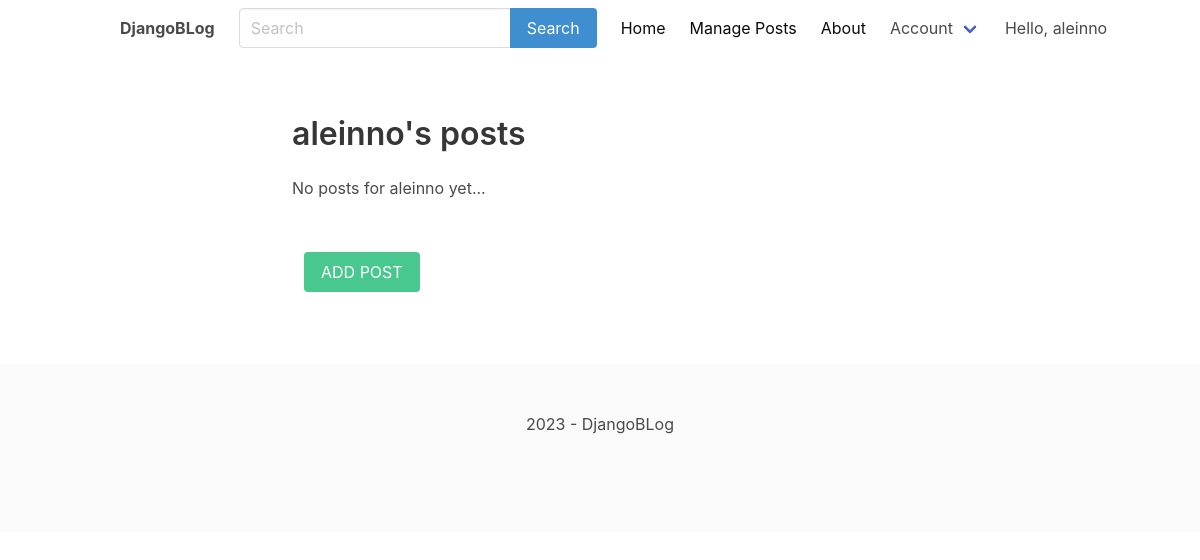
The app's page /manage-post/ (signed in), older data.
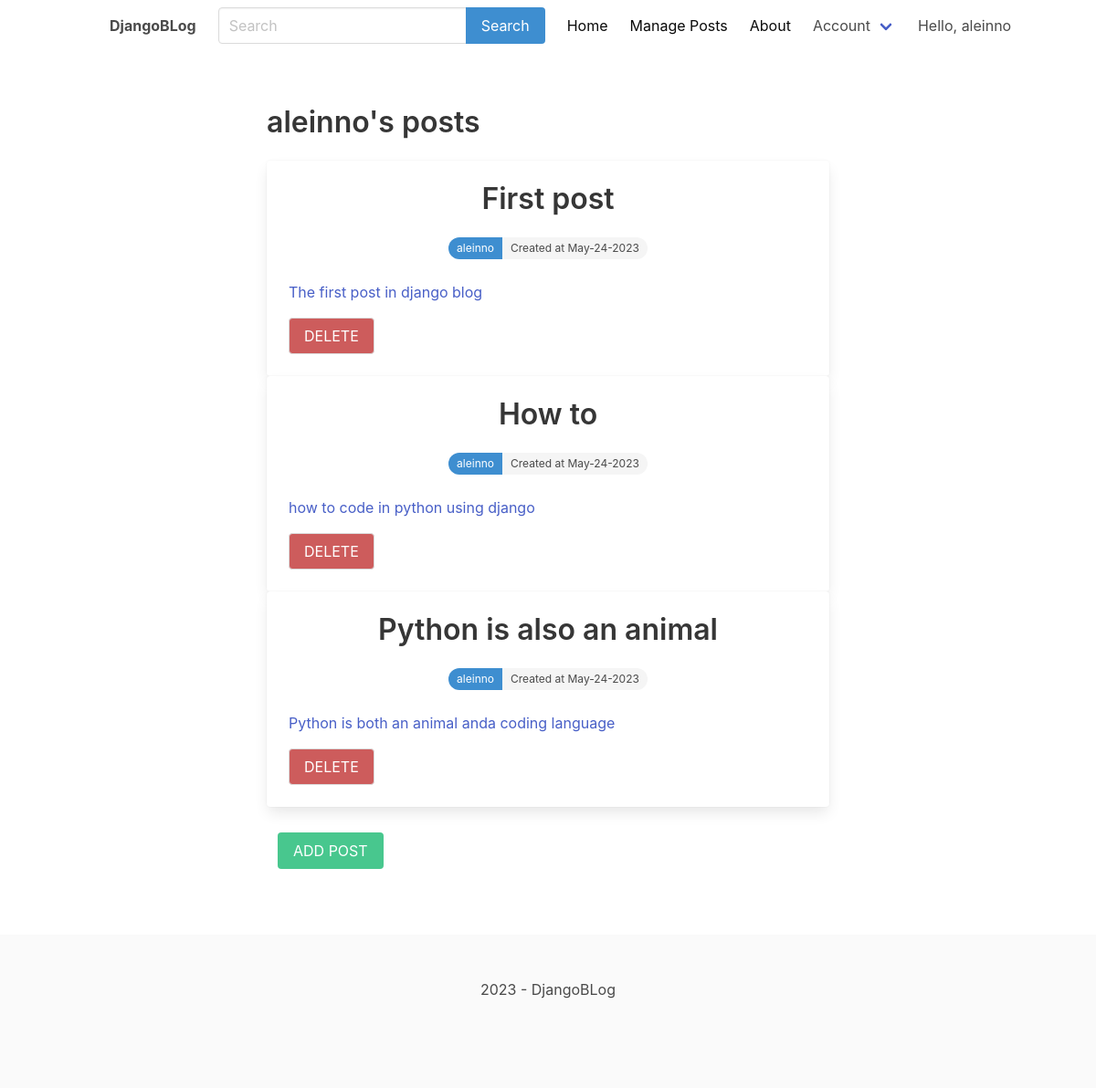
The same page, newer data.
### blog/models.py (models this page shows, shortened)
class Post(models.Model):
    ACTIVE = 'active'
    DRAFT = 'draft'
    CHOICES_STATUS = (
        (ACTIVE, 'Active'),
        (DRAFT, 'Draft'),
    )
    author = models.ForeignKey('auth.User', on_delete=models.CASCADE, related_name='posts', null=True)
    category = models.ForeignKey(Category, on_delete=models.CASCADE, related_name='posts', null=True)
    title = models.CharField(max_length=200)
    intro = models.CharField(max_length=200)
    slug = models.SlugField(max_length=200, unique=True)
    body = models.TextField(max_length=800)
    updated = models.DateTimeField(auto_now=True)
    created = models.DateTimeField(auto_now_add=True)
    status = models.CharField(max_length=10, choices=CHOICES_STATUS, default=DRAFT)
    class Meta:
        ordering = ['-updated', '-created']

### blog/views.py (the view)
# urls.py: path('manage-post/', views.managePost, name='managePost'),
@login_required(login_url='loginPage')
def managePost(request):
    posts = Post.objects.filter(author=request.user)
    return render(request, 'blog/managePost.html', {'posts': posts})

### blog/templates/blog/managePost.html (shortened to what this page needs)
{% extends 'main.html' %}
{% block content %}
    <div class="container">
        <section class="articles">
            <div class="column is-8 is-offset-2">
                <h1 class="title">
                    {{ request.user }}'s posts
                </h1>
                {% for post in posts %}
                    <div class="card article">
                        <div class="card-content">
                            <a href="{% url 'post_detail' post.category.slug  post.slug %}">
                                <div class="media">
                                    <div class="media-content has-text-centered">
                                        <p class="title article-title">{{ post.title }}</p>
                                        <div class="tags has-addons level-item">
                                            <span class="tag is-rounded is-info">{{ post.author }}</span>
                                            <span class="tag is-rounded">Created at {{ post.created|date:'M-d-Y' }}</span>
                                        </div>
                                    </div>
                                </div>
                                <div class="content article-intro">
                                    {{ post.intro }}
                                </div>
                            </a>
                            <a href="{% url 'delete' post.id %}">
                                <input class="button mt-4" type="submit"
                                       style="background-color: indianred; color: white" value="DELETE">
                            </a>
                        </div>
                    </div>
                {% empty %}
                    <div class="content">
                        <p>No posts for {{ request.user }} yet...</p>
                    </div>
                {% endfor %}
                <div class="column">
                    <a href="/manage-post/create-post/">
                        <input class="button is-success mt-4" type="submit" value="ADD POST">
                    </a>
                </div>
            </div>
        </section>
    </div>
{% endblock %}

### templates/main.html (shortened to what this page needs)
<!DOCTYPE html>
<html lang="en">
<head>
    <link rel="stylesheet" href="https://unpkg.com/bulma@0.9.3/css/bulma.min.css"/>
    <link rel="stylesheet" href="https://maxcdn.bootstrapcdn.com/font-awesome/4.7.0/css/font-awesome.min.css">
    <link rel='stylesheet'
          href='https://cdnjs.cloudflare.com/ajax/libs/overlayscrollbars/1.9.1/css/OverlayScrollbars.min.css'>
</head>
<body>
<nav class="navbar">
    <div class="container">
        <div class="navbar-brand">
            <a class="navbar-item" href="/">
                <strong>DjangoBLog</strong>
            </a>
        </div>
        <div id="navbarMenu" class="navbar-menu">
            <div class="navbar-end">
                <div class="navbar-item">
                    <form method="get" action="{% url 'search' %}">
                        <div class="field has-addons">
                            <div class="control">
                                <input class="input" type="text" name="query" placeholder="Search">
                            </div>
                            <div class="control">
                                <button class="button is-info">
                                    Search
                                </button>
                            </div>
                        </div>
                    </form>
                </div>
                <a class="navbar-item is-active" href="/">
                    Home
                </a>
                <a class="navbar-item is-active" href="/manage-post/">
                    Manage Posts
                </a>
                <a class="navbar-item is-active" href="/about/">
                    About
                </a>
                <div class="navbar-item has-dropdown is-hoverable">
                    <a class="navbar-link">
                        Account
                    </a>
                </div>
                <span class="navbar-item">Hello, {{ request.user }}</span>
            </div>
        </div>
    </div>
</nav>
<section class="section">
    <div class="container">
        {% block content %}
        {% endblock %}
    </div>
</section>
<footer class="footer">
    <div class="container">
        <div class="content has-text-centered">
            <p>
                2023 - DjangoBLog
            </p>
        </div>
    </div>
</footer>
</body>
</html>

Row changes from the older to the newer data that the page shows:
now on this page (row edited): Post: title "First post", author "aleinno", created "May-24-2023", intro "The first post in django blog"
now on this page (row edited): Post: title "How to", author "aleinno", created "May-24-2023", intro "how to code in python using django"
now on this page (row edited): Post: title "Python is also an animal", author "aleinno", created "May-24-2023", intro "Python is both an animal anda coding language"
Text that changed along with them:
{{ request.user }}: "aleinno" → (not shown)
text no longer shown: "No posts for yet..."
